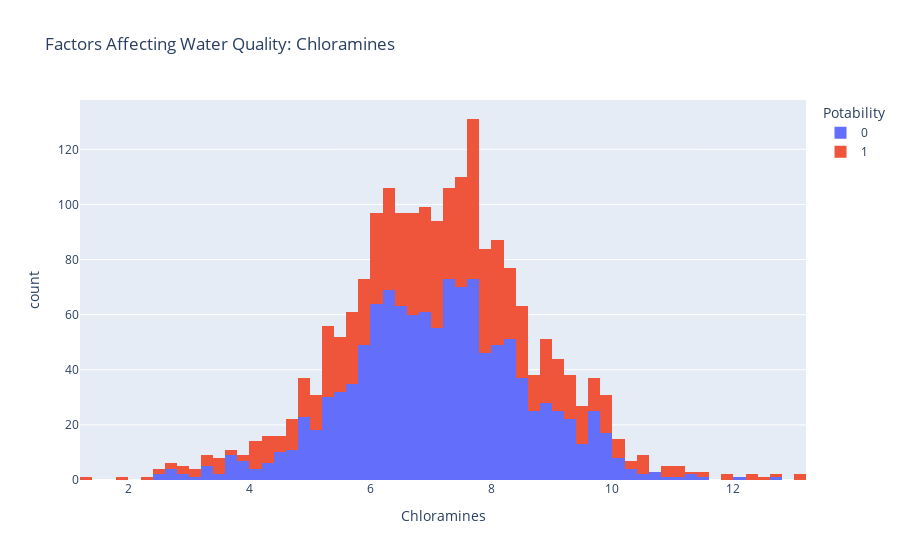

Here is the notebook cell this chart was saved with:
### Code cell
figure = px.histogram(data, x = "Chloramines", 
                      color = "Potability", 
                      title= "Factors Affecting Water Quality: Chloramines")
figure.show()

### Figure 1 — Plotly figure (JSON) as saved in the notebook; plotly's stock layout.template omitted (floating-point values rounded to 4 significant figures; data arrays with more than 128 entries replaced by an {"elided": "..."} marker saying what was removed)
{"data": [{"alignmentgroup": "True", "bingroup": "x", "hovertemplate": "Potability=0<br>Chloramines=%{x}<br>count=%{y}<extra></extra>", "legendgroup": "0", "marker": {"color": "#636efa", "pattern": {"shape": ""}}, "name": "0", "offsetgroup": "0", "orientation": "v", "showlegend": true, "type": "histogram", "x": {"elided": "1200 float values"}, "xaxis": "x", "yaxis": "y"}, {"alignmentgroup": "True", "bingroup": "x", "hovertemplate": "Potability=1<br>Chloramines=%{x}<br>count=%{y}<extra></extra>", "legendgroup": "1", "marker": {"color": "#EF553B", "pattern": {"shape": ""}}, "name": "1", "offsetgroup": "1", "orientation": "v", "showlegend": true, "type": "histogram", "x": {"elided": "811 float values"}, "xaxis": "x", "yaxis": "y"}], "layout": {"barmode": "relative", "legend": {"title": {"text": "Potability"}, "tracegroupgap": 0}, "title": {"text": "Factors Affecting Water Quality: Chloramines"}, "xaxis": {"anchor": "y", "domain": [0, 1], "title": {"text": "Chloramines"}}, "yaxis": {"anchor": "x", "domain": [0, 1], "title": {"text": "count"}}}}
